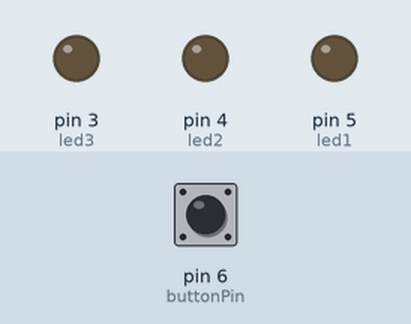
This sketch was run on a simulated Arduino Uno, built with avr-gcc and run on an emulated ATmega328P. Shown: output pins drawn as LEDs (lit = HIGH). The inputs (shaded band) are chosen by the test bench; at power-on: pin 6 (buttonPin) LOW. No radio packets arrive unless stated.

Above: at 1.2 s.
1.3 s: pin 6 (buttonPin) pulled HIGH for 0.15 s
At 2.5 s:
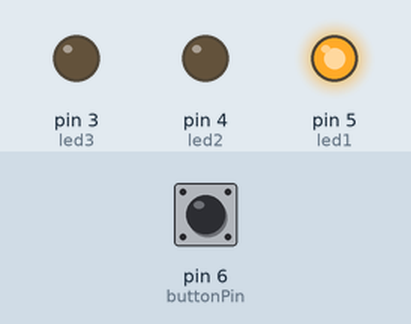
2.9 s: pin 6 (buttonPin) pulled HIGH for 1 s
At 4.1 s:
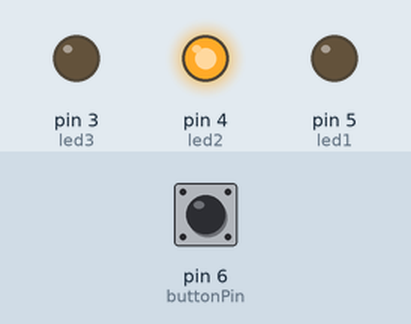
5.4 s: pin 6 (buttonPin) pulled HIGH for 3.2 s
At 7.7 s:
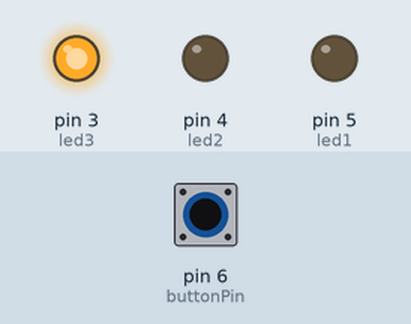
Timing chart, 0 to 9.2 s (numbered marks = the images above; inputs shaded):
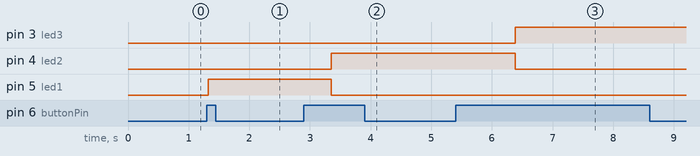

Measured:
- after the input at 1.3 s, pin 5 (led1): LOW → HIGH at once
- after the input at 2.9 s, pin 4 (led2): LOW → HIGH after 0.45 s; pin 5 (led1): HIGH → LOW after 0.45 s
- after the input at 5.4 s, pin 3 (led3): LOW → HIGH after 0.99 s; pin 4 (led2): HIGH → LOW after 0.99 s

The sketch:

Transmitter.ino
```cpp
#include <RF24_config.h>
/*Transmitter Code*/
#include <SPI.h>
#include <nRF24L01.h>
#include <RF24.h>


RF24 radio(7, 8); // CE, CSN
const byte address[6] = "00001";

const int buttonPin = 6;     // the number of the pushbutton pin
const int led1 =  5;      // the number of the LED pin
const int led2 =  4;
const int led3 =  3;
int ledState = LOW;
boolean buttonState = LOW;
int pressed = 0;


void setup() {
  radio.begin();
  radio.openWritingPipe(address);
  radio.setPALevel(RF24_PA_MIN);
  radio.stopListening();

  // initialize the LED pin as an output:
  pinMode(led1, OUTPUT);
  pinMode(led2, OUTPUT);
  pinMode(led3, OUTPUT);
  // initialize the pushbutton pin as an input:
  pinMode(buttonPin, INPUT);
}

void loop() {
  if (debounceButton(buttonState) == HIGH && buttonState == LOW){
    pressed++;
    buttonState = HIGH;
    }
    else if (debounceButton(buttonState) == LOW && buttonState == HIGH){
      buttonState = LOW;
      }
      if (pressed == 1){
        digitalWrite(led1, HIGH);
        digitalWrite(led2, LOW);
        digitalWrite(led3, LOW);
        const char text[] = "60 KPH";
        radio.write(&text, sizeof(text));
        delay(1000);

        }
      if (pressed == 2){
        digitalWrite(led1, LOW);
        digitalWrite(led2, HIGH);
        digitalWrite(led3, LOW);
        const char text[] = "70 KPH";
        radio.write(&text, sizeof(text));
        delay(1000);

        }
      if (pressed == 3){
        digitalWrite(led1, LOW);
        digitalWrite(led2, LOW);
        digitalWrite(led3, HIGH);
        const char text[] = "80 KPH";
        radio.write(&text, sizeof(text));
        delay(1000);

        }
      if (pressed == 4){
        digitalWrite(led1, LOW);
        digitalWrite(led2, LOW);
        digitalWrite(led3, LOW);
        const char text[] = "OFF";
        radio.write(&text, sizeof(text));
        delay(1000);
        pressed = 0;
        }
  }

  boolean debounceButton(boolean state){
    boolean stateNow = digitalRead(buttonPin);
    if(state!=stateNow){
      delay(10);
      stateNow = digitalRead(buttonPin);
      }
      return stateNow;
  }
```
